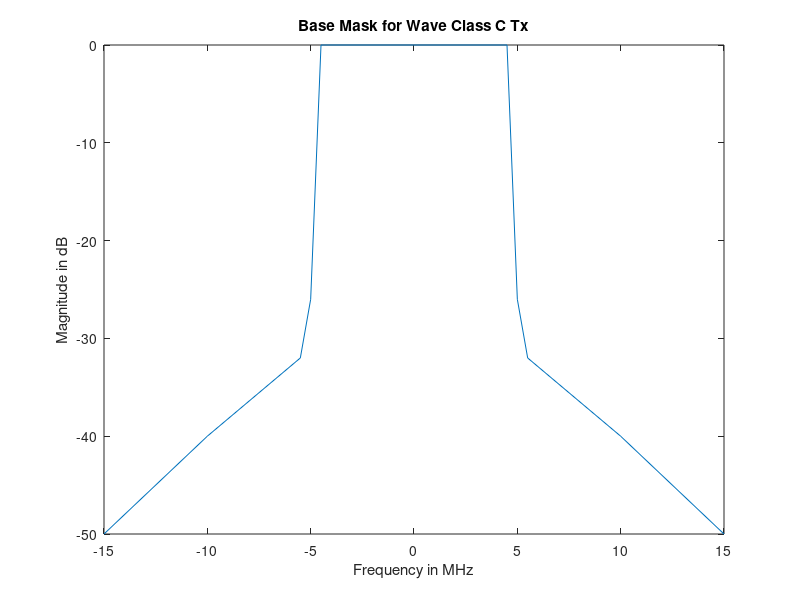
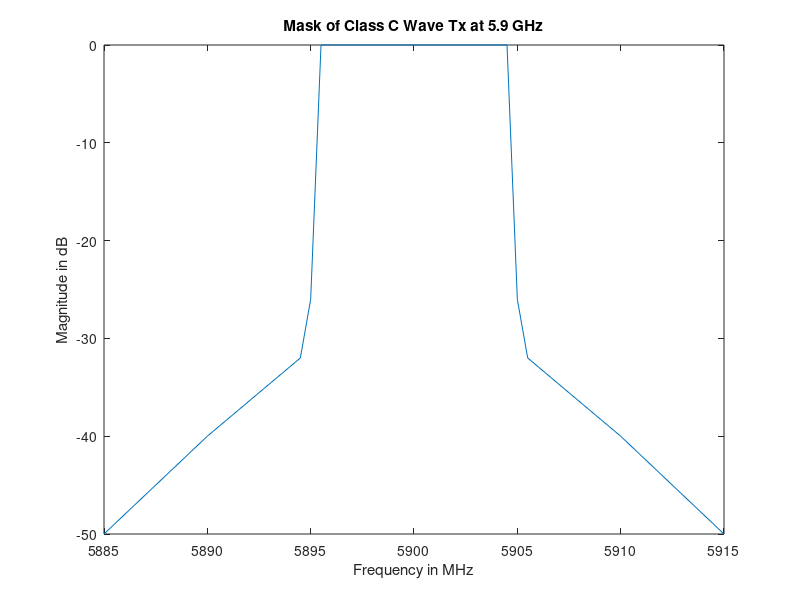
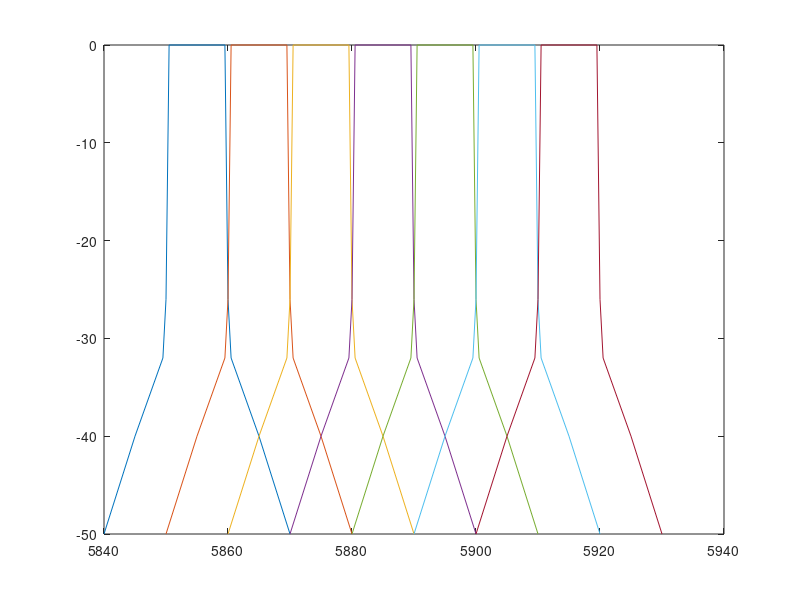

Write MATLAB code to recreate these figures, in order.
%% Mask
% Freq in MHz
pos_freq = [4.5, 5, 5.5, 10, 15];
neg_freq = [-4.5, -5, -5.5, -10, -15];
neg_freq = flip(neg_freq);
mag_mask = [0, -26, -32, -40, -50];% in dBr
mag_append = flip(mag_mask);

freq_all = cat(2,neg_freq,pos_freq);
mag_all = cat(2,mag_append,mag_mask);

figure(1)
plot(freq_all,mag_all)
title('Base Mask for Wave Class C Tx')
xlabel('Frequency in MHz')
ylabel('Magnitude in dB')

len = length(freq_all);

freq_all_trans = zeros(len,1);
for i = 1:len
    freq_all_trans(i) = freq_all(i) + 5900; 
end

figure(2)
plot(freq_all_trans,mag_all)
title('Mask of Class C Wave Tx at 5.9 GHz')
xlabel('Frequency in MHz')
ylabel('Magnitude in dB')

fc_list = [5855,5865,5875,5885,5895,5905,5915];
rows = length(fc_list);
col = len;

mag_var_freq = zeros(rows,col);
for i = 1:rows
    for j = 1:col
        mag_var_freq(i,j) = fc_list(i) + freq_all(j);
    end
end

figure(3)
for i = 1:rows
plot(mag_var_freq(i,:),mag_all)
hold on
end
%% Path loss Model

%% Fading Model

%% Mobility Model for Vehicles
v1_start_x = 1000;
v1_start_y = 4;
v2_start_x = 1000;
v2_start_y = 0;
v0_start_x = 500;
v0_start_y = 4;
v3_start_x = 1005;
v3_start_y = 0;



%% Functions
function d = dist(x1,y1,x2,y2)
    d = sqrt((x1-x2)^2+(y1-y2)^2);
end

function rayleigh_h = rayleigh(n,P)
x = randn(1, n) + 1i * randn(1, n);
x = x / norm(x);
rayleigh_h = sqrt(P/2) * x;
end


